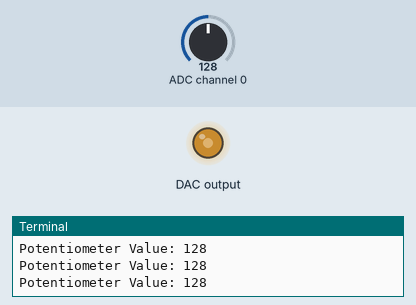
Bench run of a program on a simulated Raspberry Pi (BCM pin numbers). Parts: output pins drawn as LEDs (lit = HIGH), the last lines printed to the terminal. Inputs (shaded band) come from the test bench; at power-on: ADC channel 0 = 128 (analog values on the 0–255 scale). Library files of the repository ran but are not shown: PCF8591.py.

Above: at 1.2 s.
1.3 s: ADC channel 0 set to 76
At 2.6 s:
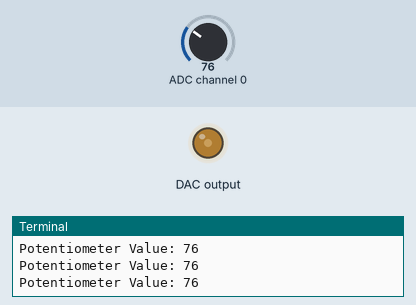
2.9 s: ADC channel 0 set to 30
At 3.3 s:
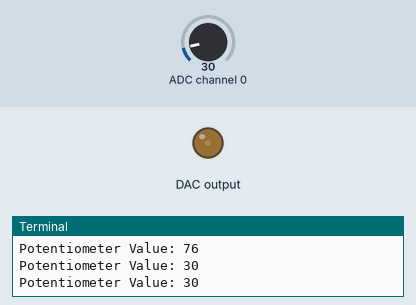
4.5 s: ADC channel 0 set to 224
At 5.1 s:
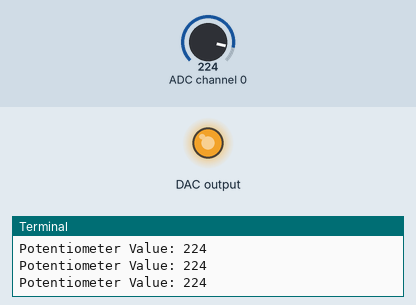
6.1 s: ADC channel 0 set to 127
At 6.9 s:
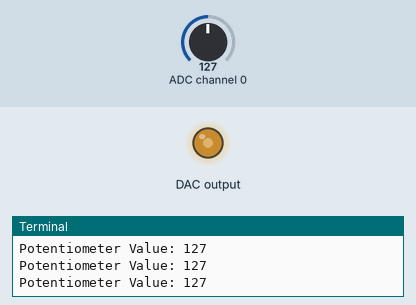
Timing chart, 0 to 8.7 s (numbered marks = the images above; inputs shaded):
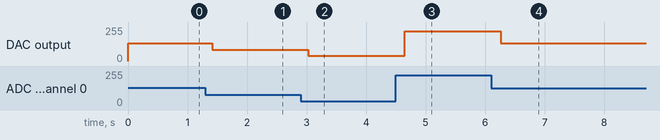

Measured:
- after the input at 1.3 s, DAC output: 132/255 → 83/255 after 0.12 s
- after the input at 2.9 s, DAC output: 83/255 → 38/255 after 0.13 s
- after the input at 4.5 s, DAC output: 38/255 → 225/255 after 0.15 s
- after the input at 6.1 s, DAC output: 225/255 → 132/255 after 0.16 s

The program:

15dmwwqi.py
```python
import PCF8591 as ADC
import time


def makerobo_setup():
    ADC.setup(0x48)


def makerobo_loop():
    makerobo_status = 1
    while True:
        print('Potentiometer Value:', ADC.read(0))
        makerobo_Value = ADC.read(0)
        makerobo_outvalue = map(makerobo_Value, 0, 255, 10, 255)
        ADC.write(makerobo_outvalue)
        time.sleep(0.2)


def destroy():
    ADC.write(0)


def map(x, in_min, in_max, out_min, out_max):
    return (x - in_min) * (out_max - out_min) / (in_max - in_min) + out_min


if __name__ == '__main__':
    try:
        makerobo_setup()
        makerobo_loop()
    except KeyboardInterrupt:
        destroy()
```
